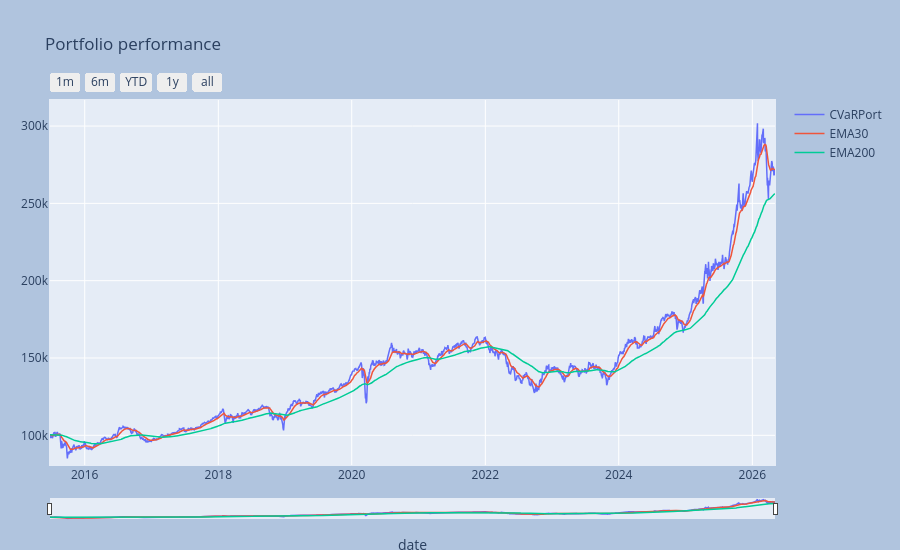

The code cell stored with this chart in its notebook:
### Markdown cell above
### View the portfolio time-series 

For reference EMA for 30 and 200 business days were added *(default behavior)*.

> Note the use of flag `fancy=True`. It designates the use of *plotly* package for interactive time-series. 

For a full list of available setting parameters see the documentation.

### Code cell
_ = pr1.port_view(fancy=True, title="Portfolio performance")

### Figure 1 — Plotly figure (JSON) as saved in the notebook; plotly's stock layout.template omitted (floating-point values rounded to 4 significant figures; data arrays with more than 128 entries replaced by an {"elided": "..."} marker saying what was removed)
{"data": [{"line": {"width": 1.5}, "name": "CVaRPort", "type": "scatter", "x": {"elided": "2731 str values"}, "y": {"elided": "2731 float values"}}, {"line": {"width": 1.5}, "name": "EMA30", "type": "scatter", "x": {"elided": "2731 str values"}, "y": {"elided": "2731 float values"}}, {"line": {"width": 1.5}, "name": "EMA200", "type": "scatter", "x": {"elided": "2731 str values"}, "y": {"elided": "2731 float values"}}], "layout": {"autosize": false, "height": 550, "margin": {"b": 25, "l": 50, "pad": 1, "r": 50, "t": 100}, "paper_bgcolor": "LightSteelBlue", "title": {"text": "Portfolio performance"}, "width": 900, "xaxis": {"autorange": false, "fixedrange": false, "range": ["2015-06-25T00:00:00", "2026-05-05T00:00:00"], "rangeselector": {"buttons": [{"count": 1, "label": "1m", "step": "month", "stepmode": "backward"}, {"count": 6, "label": "6m", "step": "month", "stepmode": "backward"}, {"count": 1, "label": "YTD", "step": "year", "stepmode": "todate"}, {"count": 1, "label": "1y", "step": "year", "stepmode": "backward"}, {"step": "all"}]}, "rangeslider": {"thickness": 0.05, "visible": true}, "title": {"text": "date"}, "type": "date"}, "yaxis": {"autorange": false, "fixedrange": false, "range": [80790.0, 316900.0], "title": {}}}}
